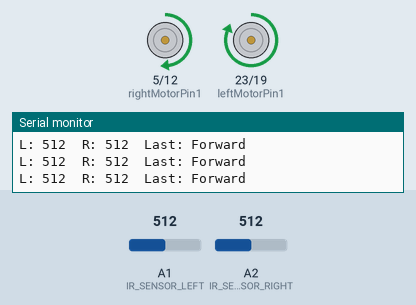
A sketch run on a simulated Arduino Mega 2560, built with avr-gcc and run on an emulated ATmega2560. Shown: motor-driver pin pairs drawn as motors (green arrow = first pin HIGH = forward, orange = second pin HIGH = backward, longer = more drive, scaled by the enable pin), the last lines printed to the serial monitor. The inputs (shaded band) are chosen by the test bench; at power-on: A1 (IR_SENSOR_LEFT) = 512, A2 (IR_SENSOR_RIGHT) = 512.

Above: at 1.2 s.
1.3 s: A1 (IR_SENSOR_LEFT) set to 492
At 2.0 s:
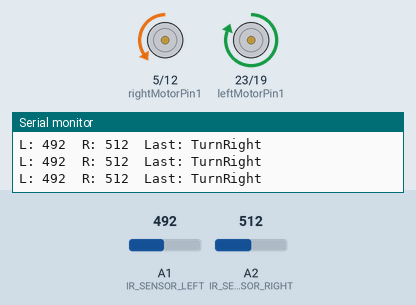
2.8 s: A2 (IR_SENSOR_RIGHT) set to 482
4.3 s: A1 (IR_SENSOR_LEFT) set to 510
At 5.5 s:
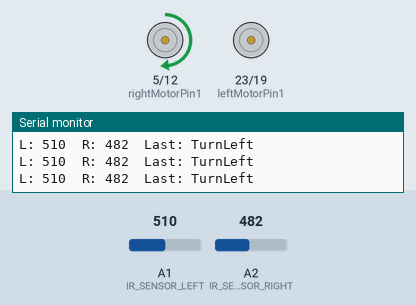
5.8 s: A2 (IR_SENSOR_RIGHT) set to 510
At 6.6 s:
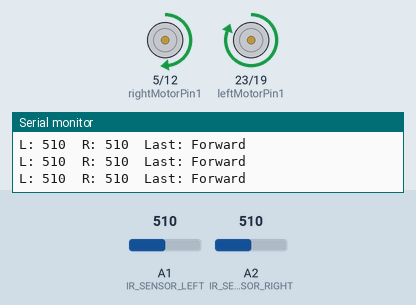
7.3 s: A2 (IR_SENSOR_RIGHT) set to 0
At 7.9 s:
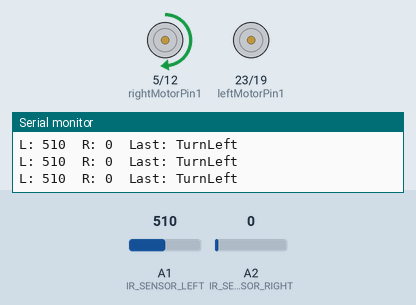
Timing chart, 0 to 9.8 s (numbered marks = the images above; inputs shaded):
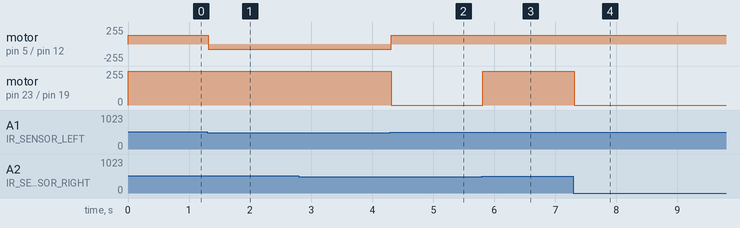

Measured:
- the behaviour switches between 500 and 499 on A1 (IR_SENSOR_LEFT) (found by bisection; images 0 and 1)
- after the input at 1.3 s, motor on pin 5 (rightMotorPin1) / pin 12 (rightMotorPin2): forward 130/255 → backward 78/255 at once
- after the input at 4.3 s, motor on pin 5 (rightMotorPin1) / pin 12 (rightMotorPin2): backward 78/255 → forward 130/255 at once; motor on pin 23 (leftMotorPin1) / pin 19 (leftMotorPin2): forward 255/255 → stopped at once
- after the input at 5.8 s, motor on pin 23 (leftMotorPin1) / pin 19 (leftMotorPin2): stopped → forward 255/255 at once
- after the input at 7.3 s, motor on pin 23 (leftMotorPin1) / pin 19 (leftMotorPin2): forward 255/255 → stopped at once

The sketch:

EADGE_Follower_WEMOS.ino
```cpp
// ====== Motor pins ======
const int enableRightMotor = 13;
const int rightMotorPin1 = 5;
const int rightMotorPin2 = 12;

const int enableLeftMotor = 18;
const int leftMotorPin1 = 23;
const int leftMotorPin2 = 19;

// ====== IR sensor pins ======
const int IR_SENSOR_LEFT = A1;
const int IR_SENSOR_RIGHT = A2;

// ====== Parameters ======
const int BASE_SPEED = 130;
const int THRESHOLD = 500;   // สีขาว < 500, สีเขียว > 500

String lastState = "Forward";
String prevState = "Forward";

void setup() {
  Serial.begin(115200);

  pinMode(enableRightMotor, OUTPUT);
  pinMode(rightMotorPin1, OUTPUT);
  pinMode(rightMotorPin2, OUTPUT);
  pinMode(enableLeftMotor, OUTPUT);
  pinMode(leftMotorPin1, OUTPUT);
  pinMode(leftMotorPin2, OUTPUT);
}

void loop() {
  int leftVal = analogRead(IR_SENSOR_LEFT);
  int rightVal = analogRead(IR_SENSOR_RIGHT);

  bool leftOnWhite = (leftVal < THRESHOLD);
  bool rightOnWhite = (rightVal < THRESHOLD);

  // ==============================
  // 1️⃣ ทั้งสองอยู่บนพื้นสีเขียว → ขับตรง
  // ==============================
  if (!leftOnWhite && !rightOnWhite) {
    lastState = "Forward";
  }
  // ==============================
  // 2️⃣ sensor ซ้ายเจอสีขาว → เลี้ยวขวา
  // ==============================
  else if (leftOnWhite && !rightOnWhite) {
    lastState = "TurnRight";
  }
  // ==============================
  // 3️⃣ sensor ขวาเจอสีขาว → เลี้ยวซ้าย
  // ==============================
  else if (!leftOnWhite && rightOnWhite) {
    lastState = "TurnLeft";
  }
  // ==============================
  // 4️⃣ ทั้งสองเจอสีขาว → ทำคำสั่งล่าสุด
  // ==============================
  // lastState ไม่เปลี่ยน

  // ==============================
  // หน่วงเวลาเล็กน้อย ถ้า state เปลี่ยน
  // ==============================
  if (lastState != prevState) {
    delay(10);
    prevState = lastState;
  }

  // ==============================
  // ขับมอเตอร์ตาม state
  // ==============================
  if (lastState == "Forward") driveForward(BASE_SPEED, BASE_SPEED);
  else if (lastState == "TurnLeft") turnLeftSmooth();
  else if (lastState == "TurnRight") turnRightSmooth();

  // Debug
  Serial.print("L: "); Serial.print(leftVal);
  Serial.print("  R: "); Serial.print(rightVal);
  Serial.print("  Last: "); Serial.println(lastState);

  delay(5);
}

// ====== Functions ======
void driveForward(int leftPWM, int rightPWM) {
  analogWrite(enableLeftMotor, leftPWM);
  digitalWrite(leftMotorPin1, HIGH);
  digitalWrite(leftMotorPin2, LOW);

  analogWrite(enableRightMotor, rightPWM);
  digitalWrite(rightMotorPin1, HIGH);
  digitalWrite(rightMotorPin2, LOW);
}

void turnLeftSmooth() {
  analogWrite(enableLeftMotor, BASE_SPEED * 0.6);   // ล้อซ้ายช้าลง
  digitalWrite(leftMotorPin1, LOW);
  digitalWrite(leftMotorPin2, HIGH);

  analogWrite(enableRightMotor, BASE_SPEED);        // ล้อขวาเดินหน้าเต็ม
  digitalWrite(rightMotorPin1, HIGH);
  digitalWrite(rightMotorPin2, LOW);
}

void turnRightSmooth() {
  analogWrite(enableLeftMotor, BASE_SPEED);         // ล้อซ้ายเดินหน้าเต็ม
  digitalWrite(leftMotorPin1, HIGH);
  digitalWrite(leftMotorPin2, LOW);

  analogWrite(enableRightMotor, BASE_SPEED * 0.6);  // ล้อขวาช้าลง
  digitalWrite(rightMotorPin1, LOW);
  digitalWrite(rightMotorPin2, HIGH);
}
```
